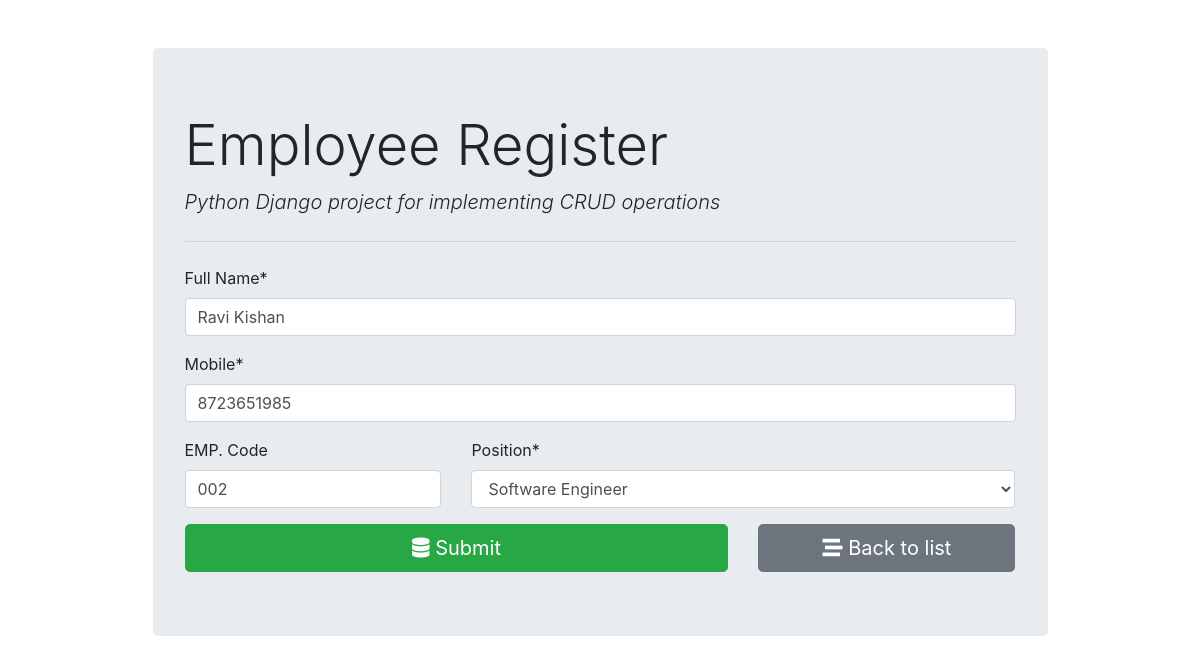
The app's page /employee/2/ with its own data.
### employee_register/models.py (models this page shows)
class Employee(models.Model):
    fullname = models.CharField(max_length=100)
    emp_code = models.CharField(max_length=3)
    mobile= models.CharField(max_length=15)
    position= models.ForeignKey(Position,on_delete=models.CASCADE)

### employee_register/views.py (the view, shortened to what this page needs)
# urls.py: path('', views.employee_form,name='employee_insert'), # get and post req. for insert operation
def employee_form(request, id=0):
    if request.method == "GET":
        if id == 0:
            form = EmployeeForm()
        else:
            employee = Employee.objects.get(pk=id)
            form = EmployeeForm(instance=employee)
        return render(request, "employee_register/employee_form.html", {'form': form})

### employee_register/forms.py
class EmployeeForm(forms.ModelForm):
    class Meta:
        model = Employee
        fields = ('fullname','mobile','emp_code','position')
        labels = {
            'fullname':'Full Name',
            'emp_code':'EMP. Code'
        }
    def __init__(self, *args, **kwargs):
        super(EmployeeForm,self).__init__(*args, **kwargs)
        self.fields['position'].empty_label = "Select"
        self.fields['emp_code'].required = False

### employee_register/models.py (called while the page is built)
    def __str__(self):
        return self.title

### employee_register/templates/employee_register/employee_form.html (shortened to what this page needs)
{% extends "employee_register/base.html" %}
{% load crispy_forms_tags %}
{% block content %}
<form action="" method="post" autocomplete="off">
    {{form.fullname|as_crispy_field}}
    {{form.mobile|as_crispy_field}}
    <div class="row">
        <div class="col-md-4">
            {{form.emp_code|as_crispy_field}}
        </div>
        <div class="col-md-8">
            {{form.position|as_crispy_field}}
        </div>
    </div>
    <div class="row">
        <div class="col-md-8">
            <button type="submit" class="btn btn-success btn-block btn-lg"><i class="fas fa-database"></i>
                Submit</button>
        </div>
        <div class="col-md-4">
            <a href="{% url 'employee_list' %}" class="btn btn-secondary btn-block btn-lg">
                <i class="fas fa-stream"></i> Back to list
            </a>
        </div>
    </div>
</form>
{% endblock content %}

### records on screen
Employee: fullname "Ravi Kishan", mobile "8723651985", emp_code "002", position "Software Engineer"
